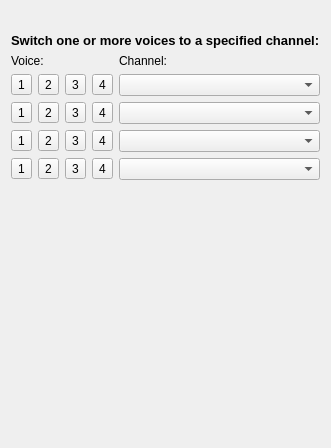
     <widget class="QWidget" name="tabChangeChannel">
      <attribute name="title">
       <string>Change Channel</string>
      </attribute>
      <layout class="QVBoxLayout" name="verticalLayout">
       <item>
        <spacer name="verticalSpacer_2">
         <property name="orientation">
          <enum>Qt::Vertical</enum>
         </property>
         <property name="sizeType">
          <enum>QSizePolicy::Fixed</enum>
         </property>
         <property name="sizeHint" stdset="0">
          <size>
           <width>20</width>
           <height>22</height>
          </size>
         </property>
        </spacer>
       </item>
       <item>
        <widget class="QLabel" name="label_10">
         <property name="font">
          <font>
           <pointsize>10</pointsize>
           <weight>75</weight>
           <bold>true</bold>
          </font>
         </property>
         <property name="text">
          <string>Switch one or more voices to a specified channel:</string>
         </property>
        </widget>
       </item>
       <item>
        <layout class="QGridLayout" name="gridLayout">
         <item row="1" column="0">
          <widget class="QToolButton" name="voice1_1">
           <property name="text">
            <string>1</string>
           </property>
           <property name="checkable">
            <bool>true</bool>
           </property>
           <property name="voice1" stdset="0">
            <bool>true</bool>
           </property>
          </widget>
         </item>
         <item row="1" column="1">
          <widget class="QToolButton" name="voice2_1">
           <property name="text">
            <string>2</string>
           </property>
           <property name="checkable">
            <bool>true</bool>
           </property>
           <property name="voice2" stdset="0">
            <bool>true</bool>
           </property>
          </widget>
         </item>
         <item row="1" column="2">
          <widget class="QToolButton" name="voice3_1">
           <property name="text">
            <string>3</string>
           </property>
           <property name="checkable">
            <bool>true</bool>
           </property>
           <property name="voice3" stdset="0">
            <bool>true</bool>
           </property>
          </widget>
         </item>
         <item row="1" column="3">
          <widget class="QToolButton" name="voice4_1">
           <property name="text">
            <string>4</string>
           </property>
           <property name="checkable">
            <bool>true</bool>
           </property>
           <property name="voice4" stdset="0">
            <bool>true</bool>
           </property>
          </widget>
         </item>
         <item row="1" column="4">
          <widget class="QComboBox" name="channelCombo1"/>
         </item>
         <item row="2" column="0">
          <widget class="QToolButton" name="voice1_2">
           <property name="text">
            <string>1</string>
           </property>
           <property name="checkable">
            <bool>true</bool>
           </property>
           <property name="voice1" stdset="0">
            <bool>true</bool>
           </property>
          </widget>
         </item>
         <item row="2" column="1">
          <widget class="QToolButton" name="voice2_2">
           <property name="text">
            <string>2</string>
           </property>
           <property name="checkable">
            <bool>true</bool>
           </property>
           <property name="voice2" stdset="0">
            <bool>true</bool>
           </property>
          </widget>
         </item>
         <item row="2" column="2">
          <widget class="QToolButton" name="voice3_2">
           <property name="text">
            <string>3</string>
           </property>
           <property name="checkable">
            <bool>true</bool>
           </property>
           <property name="voice3" stdset="0">
            <bool>true</bool>
           </property>
          </widget>
         </item>
         <item row="2" column="3">
          <widget class="QToolButton" name="voice4_2">
           <property name="text">
            <string>4</string>
           </property>
           <property name="checkable">
            <bool>true</bool>
           </property>
           <property name="voice4" stdset="0">
            <bool>true</bool>
           </property>
          </widget>
         </item>
         <item row="2" column="4">
          <widget class="QComboBox" name="channelCombo2"/>
         </item>
         <item row="3" column="0">
          <widget class="QToolButton" name="voice1_3">
           <property name="text">
            <string>1</string>
           </property>
           <property name="checkable">
            <bool>true</bool>
           </property>
           <property name="voice1" stdset="0">
            <bool>true</bool>
           </property>
          </widget>
         </item>
         <item row="3" column="1">
          <widget class="QToolButton" name="voice2_3">
           <property name="text">
            <string>2</string>
           </property>
           <property name="checkable">
            <bool>true</bool>
           </property>
           <property name="voice2" stdset="0">
            <bool>true</bool>
           </property>
          </widget>
         </item>
         <item row="3" column="2">
          <widget class="QToolButton" name="voice3_3">
           <property name="text">
            <string>3</string>
           </property>
           <property name="checkable">
            <bool>true</bool>
           </property>
           <property name="voice3" stdset="0">
            <bool>true</bool>
           </property>
          </widget>
         </item>
         <item row="3" column="3">
          <widget class="QToolButton" name="voice4_3">
           <property name="text">
            <string>4</string>
           </property>
           <property name="checkable">
            <bool>true</bool>
           </property>
           <property name="voice4" stdset="0">
            <bool>true</bool>
           </property>
          </widget>
         </item>
         <item row="3" column="4">
          <widget class="QComboBox" name="channelCombo3"/>
         </item>
         <item row="4" column="0">
          <widget class="QToolButton" name="voice1_4">
           <property name="text">
            <string>1</string>
           </property>
           <property name="checkable">
            <bool>true</bool>
           </property>
           <property name="voice1" stdset="0">
            <bool>true</bool>
           </property>
          </widget>
         </item>
         <item row="4" column="1">
          <widget class="QToolButton" name="voice2_4">
           <property name="text">
            <string>2</string>
           </property>
           <property name="checkable">
            <bool>true</bool>
           </property>
           <property name="voice2" stdset="0">
            <bool>true</bool>
           </property>
          </widget>
         </item>
         <item row="4" column="2">
          <widget class="QToolButton" name="voice3_4">
           <property name="text">
            <string>3</string>
           </property>
           <property name="checkable">
            <bool>true</bool>
           </property>
           <property name="voice3" stdset="0">
            <bool>true</bool>
           </property>
          </widget>
         </item>
         <item row="4" column="3">
          <widget class="QToolButton" name="voice4_4">
           <property name="text">
            <string>4</string>
           </property>
           <property name="checkable">
            <bool>true</bool>
           </property>
           <property name="voice4" stdset="0">
            <bool>true</bool>
           </property>
          </widget>
         </item>
         <item row="4" column="4">
          <widget class="QComboBox" name="channelCombo4"/>
         </item>
         <item row="0" column="0" colspan="2">
          <widget class="QLabel" name="label">
           <property name="text">
            <string>Voice:</string>
           </property>
          </widget>
         </item>
         <item row="0" column="4">
          <widget class="QLabel" name="label_8">
           <property name="text">
            <string>Channel:</string>
           </property>
          </widget>
         </item>
        </layout>
       </item>
       <item>
        <spacer name="verticalSpacer">
         <property name="orientation">
          <enum>Qt::Vertical</enum>
         </property>
         <property name="sizeHint" stdset="0">
          <size>
           <width>20</width>
           <height>257</height>
          </size>
         </property>
        </spacer>
       </item>
      </layout>
     </widget>
